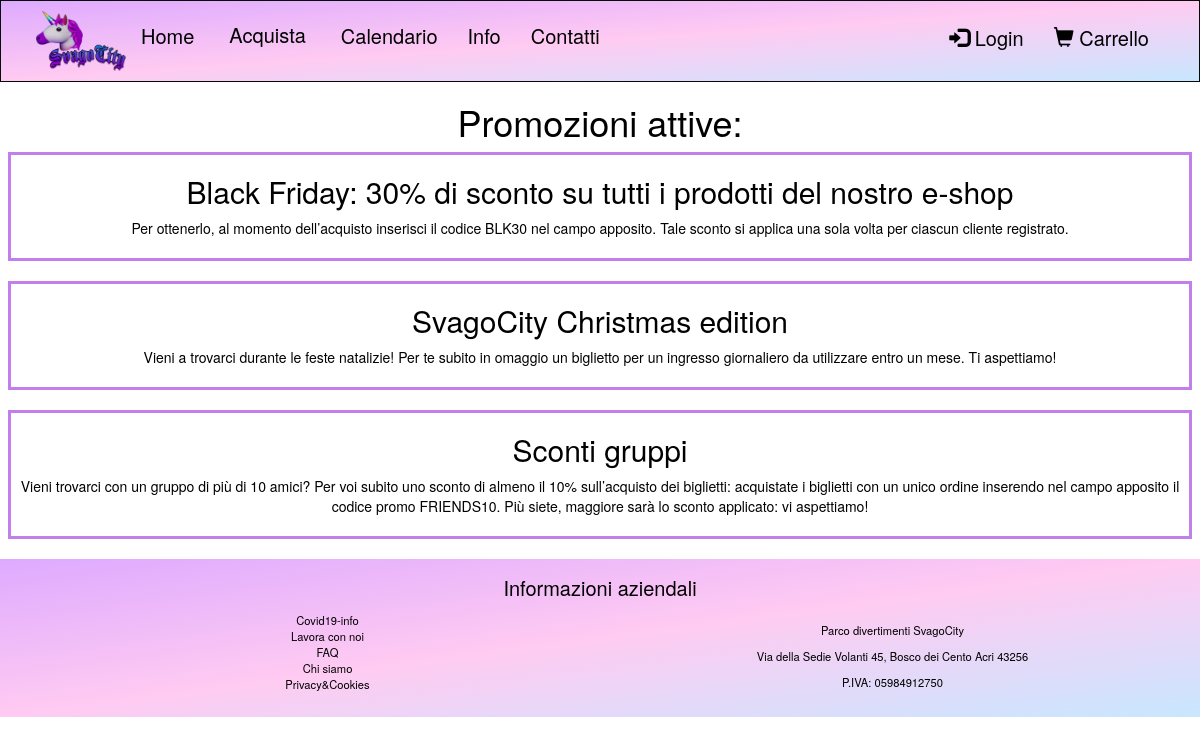
The page /promozioni.php on the database its author committed.
### tables this page shows
CREATE TABLE `promozione` (
  `idPromozione` int(100) NOT NULL,
  `nomePromozione` varchar(100) NOT NULL,
  `descrizionePromozione` varchar(1000) NOT NULL,
  `sconto` int(11) NOT NULL,
  `codicePromo` varchar(100) NOT NULL
);

### promozioni.php (called while the page is built)
<?php
    require_once("bootstrap.php");
    $templateParams["titolo"] = "SvagoCity - Promozioni";
    $templateParams["promo"] = $dbh->getPromos();
    $templateParams["nome"] = "lista-promozioni.php";
    require("template/base.php");
?>

### db/database.php (called while the page is built, shortened)
<?php
class DatabaseHelper{
    private $db;
    public function __construct($servername, $username, $password, $dbname, $port){
        $this->db = new mysqli($servername, $username, $password, $dbname, $port);
    }
    public function getPromos(){
        $stmn = $this->db->prepare("SELECT nomePromozione, descrizionePromozione
        FROM promozione");
        $stmn->execute();
        $result = $stmn->get_result();
        return $result->fetch_all(MYSQLI_ASSOC);
    }
}
?>

### bootstrap.php (called while the page is built, shortened)
<?php
    require_once("db/database.php");
    $dbh = new DatabaseHelper("localhost", "root", "", "svagocity", 3306);
?>

### template/lista-promozioni.php (the view)
<div class="text-center">
<h1>Promozioni attive:</h1>
<?php foreach($templateParams["promo"] as $promo):
?>
<div style="border: 3px solid; border-color: #c27feb; margin: 8px; margin-bottom:20px; padding-bottom: 20px">
    <h2>
        <?php echo $promo["nomePromozione"]; ?>
    </h2>
    <article>
        <?php echo $promo["descrizionePromozione"]; ?>
    </article>
</div>
<?php endforeach; ?>
</div>

### css/style.css (style rules this page uses)
* { color:black; }

### rows shown on the page
promozione: nomePromozione "Black Friday: 30% di sconto su tutti i prodotti del nostro e-shop", descrizionePromozione "Per ottenerlo, al momento dell’acquisto inserisci il codice BLK30 nel campo apposito. Tale sconto si applica una sola volta per ciascun cliente registrato."
promozione: nomePromozione "SvagoCity Christmas edition", descrizionePromozione "Vieni a trovarci durante le feste natalizie! Per te subito in omaggio un biglietto per un ingresso giornaliero da utilizzare entro un mese. Ti aspettiamo!"
promozione: nomePromozione "Sconti gruppi", descrizionePromozione "Vieni trovarci con un gruppo di più di 10 amici? Per voi subito uno sconto di almeno il 10% sull’acquisto dei biglietti: acquistate i biglietti con un unico ordine inserendo nel campo apposito il codice promo FRIENDS10. Più siete, maggiore sarà lo sconto applicato: vi aspettiamo!"

### other values the page prints
LOG "Login"
